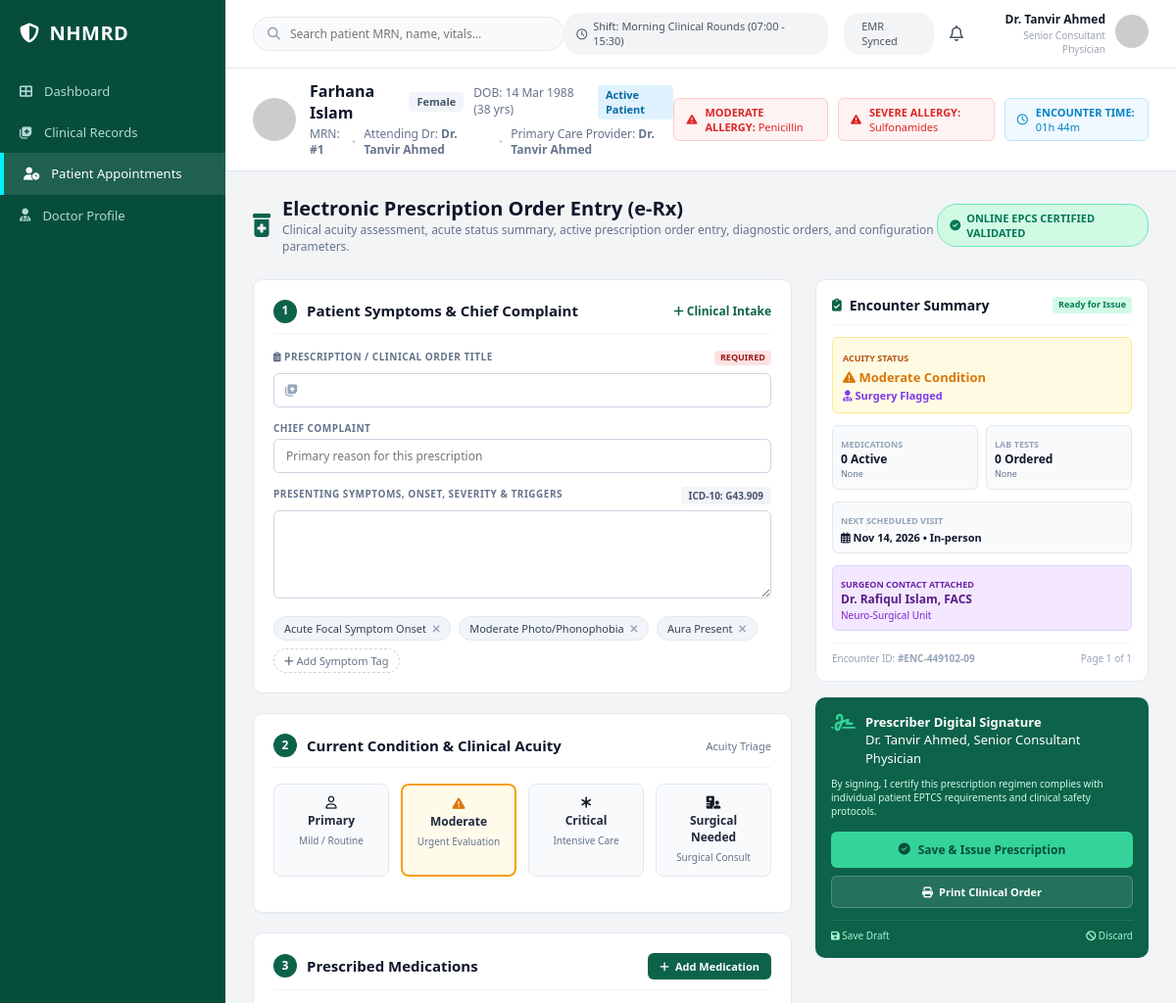
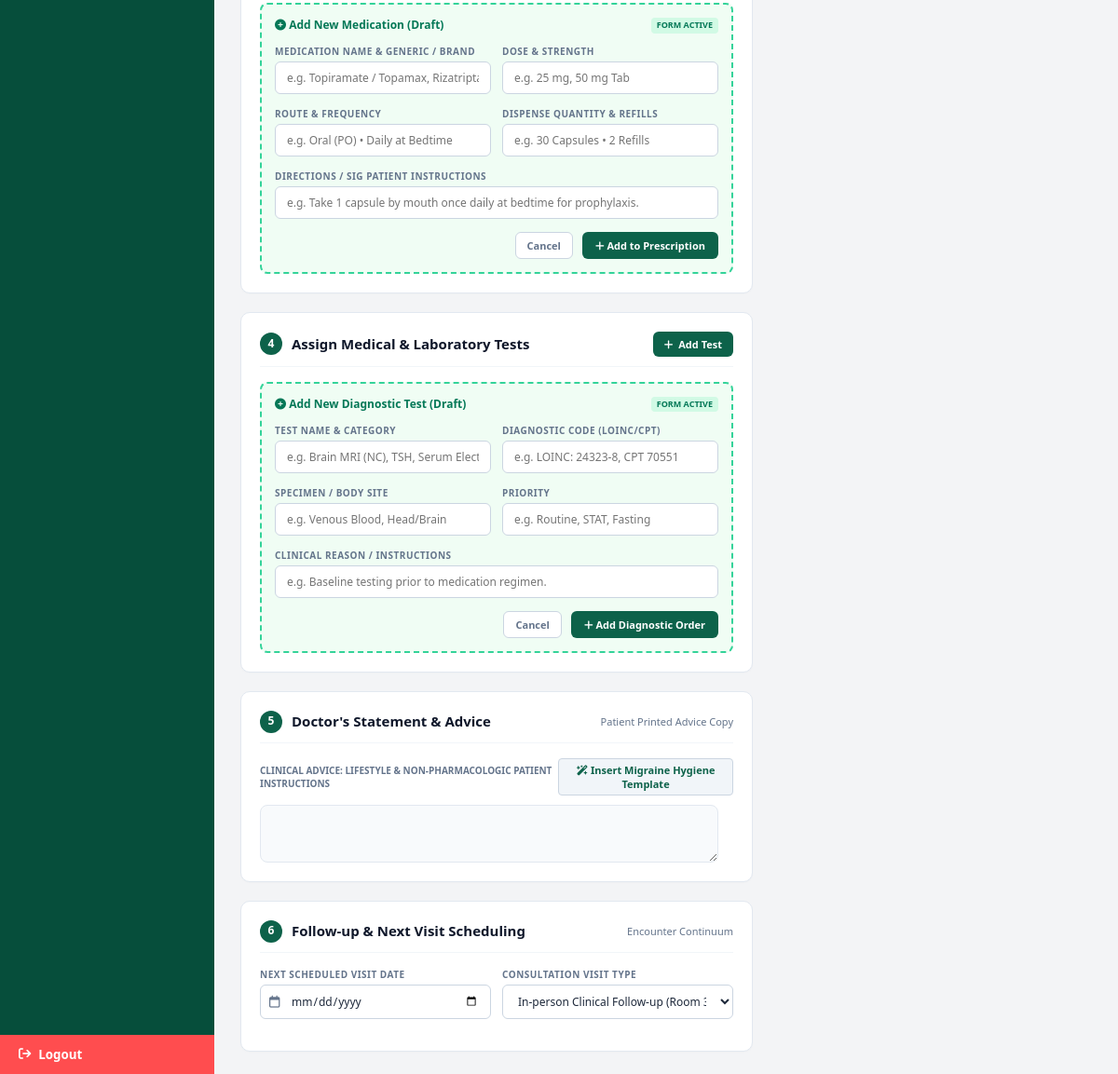
Page /public_html/pages/doctor-panel/new-prescription-form.php?patient_id=1 on the committed database (2 pictures, top to bottom).
### tables this page shows
CREATE TABLE doctors (
  doctor_id                 BIGINT AUTO_INCREMENT PRIMARY KEY,
  user_id                   BIGINT NOT NULL UNIQUE,
  full_name                 VARCHAR(150) NOT NULL,
  doctor_type               ENUM('physician','surgeon','intern') NOT NULL DEFAULT 'physician',
  bmdc_registration_no      VARCHAR(50)  UNIQUE,              
  nid                       VARCHAR(30)  UNIQUE,
  dob                       DATE,
  gender                    ENUM('male','female','other'),
  primary_specialty_id      INT NULL,
  qualifications            VARCHAR(255),                     
  graduating_institution    VARCHAR(255),
  affiliated_university     VARCHAR(255),
  final_exam_session        VARCHAR(100),                     
  mbbs_roll_number          VARCHAR(50),
  student_bmdc_id           VARCHAR(50),
  license_issue_date        DATE,
  license_expiry_date       DATE,
  practicing_scope          VARCHAR(150),                     
  authorizing_registrar     VARCHAR(150),
  hospital_id               BIGINT NULL,                      
  designation               VARCHAR(150),                     
  years_experience          SMALLINT DEFAULT 0,
  shift_schedule            VARCHAR(150),                     
  duty_status               ENUM('on_duty','off_duty','leave') DEFAULT 'off_duty',
  leave_return_date         DATE NULL,
  phone                     VARCHAR(30),
  email                     VARCHAR(150),
  photo_url                 VARCHAR(500),
  biometric_verified        TINYINT(1) DEFAULT 0,
  verification_status       ENUM('pending','verified','flagged') DEFAULT 'pending',
  status                    ENUM('active','inactive') DEFAULT 'active',
  created_at                DATETIME NOT NULL DEFAULT CURRENT_TIMESTAMP,
  updated_at                DATETIME NOT NULL DEFAULT CURRENT_TIMESTAMP ON UPDATE CURRENT_TIMESTAMP,
  CONSTRAINT fk_doctor_user FOREIGN KEY (user_id) REFERENCES users(user_id) ON DELETE CASCADE,
  CONSTRAINT fk_doctor_specialty FOREIGN KEY (primary_specialty_id) REFERENCES specialties(specialty_id),
  CONSTRAINT fk_doctor_hospital FOREIGN KEY (hospital_id) REFERENCES hospitals(hospital_id),
  KEY idx_doctor_type (doctor_type)
);

CREATE TABLE patients (
  patient_id                BIGINT AUTO_INCREMENT PRIMARY KEY,
  user_id                   BIGINT NULL UNIQUE,                
  full_name                 VARCHAR(150) NOT NULL,
  nid                       VARCHAR(30)  UNIQUE,               
  crvs_token                VARCHAR(50)  UNIQUE,               
  dob                       DATE NOT NULL,
  gender                    ENUM('male','female','intersex_other') NOT NULL,
  blood_group               ENUM('A+','A-','B+','B-','AB+','AB-','O+','O-') NULL,
  health_card_no            VARCHAR(50) UNIQUE,                
  birth_hospital_id         BIGINT NULL,
  registering_hospital_id   BIGINT NULL,                       
  phone                     VARCHAR(30),
  alt_phone                 VARCHAR(30),
  email                     VARCHAR(150),
  address                   VARCHAR(500),
  province                  VARCHAR(150),
  postal_code               VARCHAR(20),
  emergency_contact_name    VARCHAR(150),
  emergency_contact_relation VARCHAR(100),
  emergency_contact_phone   VARCHAR(30),
  height_cm                 DECIMAL(5,1),
  weight_kg                 DECIMAL(5,1),
  blood_pressure            VARCHAR(20),                       
  bmi                       DECIMAL(4,1),
  vitals_last_synced_at     DATETIME NULL,
  nid_verification_status   ENUM('unverified','biometric_verified','crvs_certified') DEFAULT 'unverified',
  smart_health_id_issued    TINYINT(1) DEFAULT 0,
  status                    ENUM('active','inactive','deceased') DEFAULT 'active',
  registered_by_executive_id BIGINT NULL,
  created_at                DATETIME NOT NULL DEFAULT CURRENT_TIMESTAMP,
  updated_at                DATETIME NOT NULL DEFAULT CURRENT_TIMESTAMP ON UPDATE CURRENT_TIMESTAMP,
  CONSTRAINT fk_patient_user FOREIGN KEY (user_id) REFERENCES users(user_id) ON DELETE SET NULL,
  CONSTRAINT fk_patient_birth_hosp FOREIGN KEY (birth_hospital_id) REFERENCES hospitals(hospital_id),
  CONSTRAINT fk_patient_reg_hosp FOREIGN KEY (registering_hospital_id) REFERENCES hospitals(hospital_id),
  CONSTRAINT fk_patient_executive FOREIGN KEY (registered_by_executive_id) REFERENCES medical_executives(executive_id),
  KEY idx_patient_blood (blood_group),
  KEY idx_patient_status (status)
);

CREATE TABLE patient_allergies (
  id            BIGINT AUTO_INCREMENT PRIMARY KEY,
  patient_id    BIGINT NOT NULL,
  allergy_name  VARCHAR(150) NOT NULL,
  severity      ENUM('mild','moderate','severe') DEFAULT 'moderate',
  CONSTRAINT fk_allergy_patient FOREIGN KEY (patient_id) REFERENCES patients(patient_id) ON DELETE CASCADE
);

### public_html/pages/doctor-panel/new-prescription-form.php (the view, shortened to what the rows shown need)
<?php
require_once __DIR__ . '/../../api/db.php';
$patient_id = filter_input(INPUT_GET, 'patient_id', FILTER_VALIDATE_INT);
$patientStmt = $pdo->prepare('SELECT patient_id, full_name, dob, gender, status FROM patients WHERE patient_id = ?');
$patientStmt->execute([$patient_id]);
$patient = $patientStmt->fetch();
$allergyStmt = $pdo->prepare('SELECT allergy_name, severity FROM patient_allergies WHERE patient_id = ? ORDER BY allergy_name');
$allergyStmt->execute([$patient_id]);
$allergies = $allergyStmt->fetchAll();
$doctorId = (int)($_SESSION['doctor_id'] ?? 1);
$doctorStmt = $pdo->prepare('SELECT full_name, designation FROM doctors WHERE doctor_id = ?');
$doctorStmt->execute([$doctorId]);
$doctor = $doctorStmt->fetch();
$doctorName = $doctor ? $doctor['full_name'] : 'Treating Doctor';
$doctorDesignation = $doctor ? ($doctor['designation'] ?? '') : '';
$age = (new DateTimeImmutable($patient['dob']))->diff(new DateTimeImmutable('today'))->y;
$gender = $patient['gender'] === 'intersex_other' ? 'Other' : ucfirst($patient['gender']);
$escape = static fn($value) => htmlspecialchars((string)$value, ENT_QUOTES, 'UTF-8');
?>
<!DOCTYPE html>
<html lang="en">
<head>
  <link rel="stylesheet" href="https://cdnjs.cloudflare.com/ajax/libs/font-awesome/6.4.0/css/all.min.css">
  <link rel="stylesheet" href="../../assets/css/doctor-panel/new-prescription-form.css">
  <link rel="stylesheet" href="../../assets/css/default-structure.css">
  <link rel="stylesheet" href="../../assets/css/doctor-panel/features/doctor-header.css">
</head>
<body>
  <div class="app-container">
    <div class="main-wrapper">
      <header class="doc-header">
        <div class="header-right">
          <div class="doctor-profile-badge">
            <div class="doctor-info-text">
              <span class="doctor-name"><?= $escape($doctorName) ?></span>
              <span class="doctor-dept"><?= $escape($doctorDesignation) ?></span>
            </div>
          </div>
        </div>
      </header>
      <div class="patient-strip">
        <div class="patient-strip-main">
          <div class="patient-strip-details">
            <div class="patient-strip-line1">
              <h2 class="patient-strip-name"><?= $escape($patient['full_name']) ?></h2>
              <span class="patient-strip-badge"><?= $escape($gender) ?></span>
              <span class="patient-strip-dob">DOB: <?= $escape(date('d M Y', strtotime($patient['dob']))) ?> (<?= $age ?> yrs)</span>
              <span class="patient-strip-badge-blue"><?= $escape(ucfirst($patient['status'])) ?> Patient</span>
            </div>
            <div class="patient-strip-line2">
              <span>MRN: <strong>#<?= (int)$patient['patient_id'] ?></strong></span>
              <span>Attending Dr: <strong><?= $escape($doctorName) ?></strong></span>
              <span>Primary Care Provider: <strong><?= $escape($doctorName) ?></strong></span>
            </div>
          </div>
        </div>
        <div class="patient-strip-alerts">
          <?php if ($allergies): ?>
            <?php foreach ($allergies as $allergy): ?>
              <div class="alert-tag alert-red">
                <i class="fa-solid fa-triangle-exclamation"></i>
                <span><strong><?= $escape(strtoupper($allergy['severity'])) ?> ALLERGY:</strong> <?= $escape($allergy['allergy_name']) ?></span>
              </div>
            <?php endforeach; ?>
          <?php endif; ?>
        </div>
      </div>
      <main class="content-body">
        <div class="page-title-banner">
          <div class="page-title-left">
            <div>
              <h1 class="rx-page-title">Electronic Prescription Order Entry (e-Rx)</h1>
            </div>
          </div>
        </div>
        <div class="rx-grid-layout">
          <div class="rx-summary-column">
            <div class="signature-action-card">
              <div class="sig-header">
                <div>
                  <h5>Prescriber Digital Signature</h5>
                  <span><?= $escape($doctorName) ?><?= $doctorDesignation ? ', ' . $escape($doctorDesignation) : '' ?></span>
                </div>
              </div>
            </div>
          </div>
        </div>
      </main>
    </div>
  </div>
</body>
</html>

### rows in the picture
doctors: full_name "Dr. Tanvir Ahmed", designation "Senior Consultant Physician"
patients: full_name "Farhana Islam", gender "Female", dob "14 Mar 1988", dob "38", status "Active", patient_id "1"
patient_allergies: severity "MODERATE", allergy_name "Penicillin"
patient_allergies: severity "SEVERE", allergy_name "Sulfonamides"
